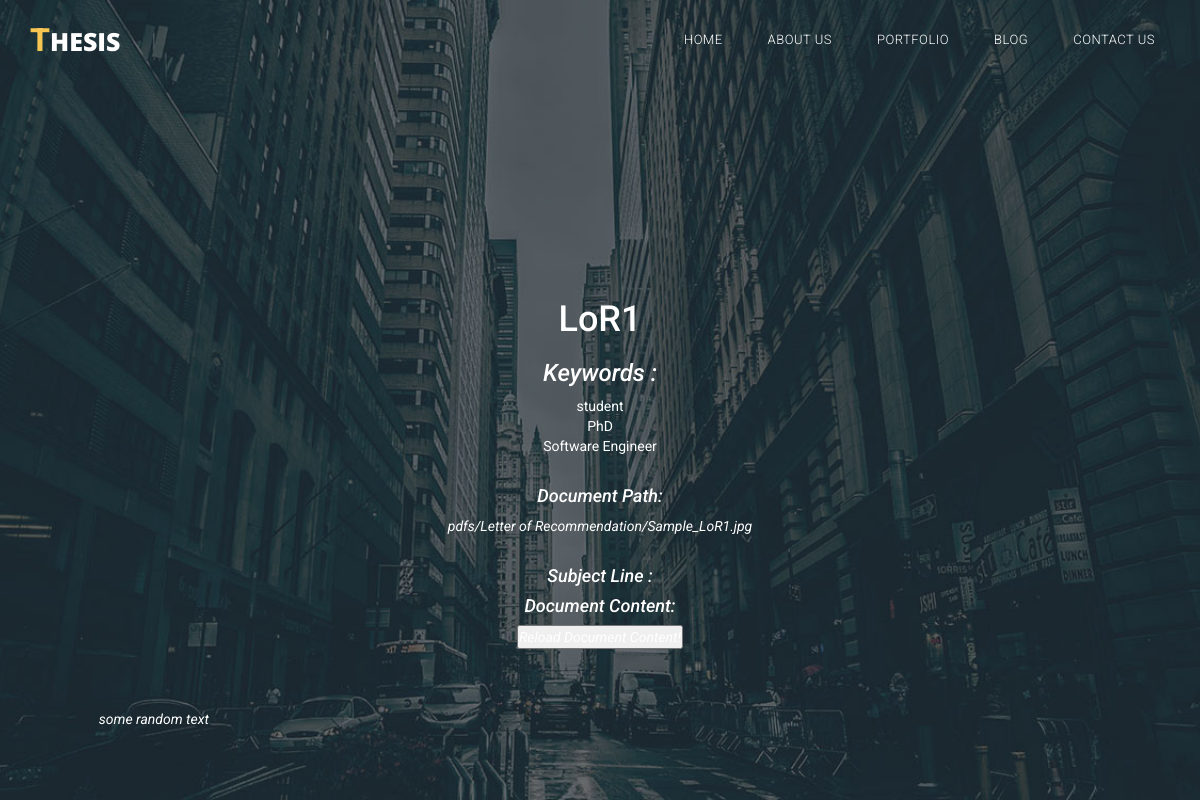
/FileSaverApp/1/, run on the app's committed database.
### FileSaverApp/models.py (models this page shows, shortened)
class Document(models.Model):
    document_name = models.CharField(max_length=200)
    document_category = models.ForeignKey(DocumentCategory, on_delete=models.CASCADE)
    file = models.FileField(upload_to=get_directory_path)
    document_text = models.CharField(max_length=2000, default='', blank=True)

class Keyword(models.Model):
    document = models.ForeignKey(Document, on_delete=models.CASCADE)
    keyword = models.CharField(max_length=200)

### FileSaverApp/views.py (the view)
# urls.py: url(r'^(?P<document_id>[0-9]+)/$', views.documentDetail, name='detail'),
def documentDetail(request, document_id):
    document = get_object_or_404(Document, pk=document_id)
    document_text = document.document_text
    return render(request, 'FileSaverApp/documentDetail.html', {'document': document,
                                                                'text': document_text })

### FileSaverApp/templates/FileSaverApp/documentDetail.html (shortened to what this page needs)
<!DOCTYPE html>
<html lang="en">
<head>
    {% load static %}
    <link rel="stylesheet" type="text/css" href="{% static 'tinker/css/bootstrap.min.css' %}" />
    <link rel="stylesheet" type="text/css" href="{% static 'tinker/css/bootstrap-theme.min.css' %}" />
    <link rel="stylesheet" type="text/css" href="{% static 'tinker/css/fontAwesome.css' %}" />
    <link rel="stylesheet" type="text/css" href="{% static 'tinker/css/hero-slider.css' %}" />
    <link rel="stylesheet" type="text/css" href="{% static 'tinker/css/owl-carousel.css' %}" />
    <link rel="stylesheet" type="text/css" href="{% static 'tinker/css/templatemo-style.css' %}" />
    <link rel="stylesheet" type="text/css" href="{% static 'tinker/css/lightbox.css' %}" />
    <link rel="stylesheet" type="text/css" href="{% static 'tinker/css/detailsPage.css' %}" />
</head>
<body>
    <div class="header">
        <div class="container">
            <nav class="navbar navbar-inverse" role="navigation">
                <div class="navbar-header">
                    <a href="{% url 'FileSaverApp:index' %}"  class="navbar-brand scroll-top"><em>T</em>hesis</a>
                </div>
                <div id="main-nav" class="collapse navbar-collapse">
                    <ul class="nav navbar-nav">
                        <li><a href="{% url 'FileSaverApp:index' %}"  class="scroll-top">Home</a></li>
                        <li><a href="#" class="scroll-link" data-id="about">About Us</a></li>
                        <li><a href="#" class="scroll-link" data-id="portfolio">Portfolio</a></li>
                        <li><a href="#" class="scroll-link" data-id="blog">Blog</a></li>
                        <li><a href="#" class="scroll-link" data-id="contact-us">Contact Us</a></li>
                    </ul>
                </div>
            </nav>
        </div>
    </div>
    <div class="parallax-content baner-content" id="home">
        <div class="container">
            <div class="text-content">
                <div class="keyword-list">
                    <h1> {{ document.document_name }}</h1>
                    <h3><em> Keywords :</em></h3>
                    <ul>
                    {% for keyword in document.keyword_set.all %}
                        <li>{{ keyword.keyword }}</li>
                    {% endfor %}
                    </ul>
                    <br>
                    <h4><em> Document Path:<em/></h4>
                    {{ document.file }}
                        <br>
                        <br>
                        <h4>Subject Line : {{ subjectLine }}</h4>
                        <h4><em> Document Content:</em></h4>
                        <form id="searchform" action="{% url 'FileSaverApp:extractText' document.id %}" method="get" accept-charset="utf-8">
                              <button class="searchbutton" type="submit">
                              </button>
                        </form>
                        <br>
                    <div class="document-text">
                    {{text}}
                    </div>
                </div>
            </div>
        </div>
    </div>
    </body>
</html>

### FileSaverApp/static/tinker/css/hero-slider.css (style rules this page uses)
*, *::after, *::before { -webkit-box-sizing: border-box; -moz-box-sizing: border-box; box-sizing: border-box; }
html { font-size: 62.5%; }
body { font-family: "Open Sans", sans-serif; color: #2c343b; background-color: #f2f2f2; }
a { color: #d44457; text-decoration: none; }

### FileSaverApp/static/tinker/css/templatemo-style.css (style rules this page uses)
* { margin: 0; padding: 0; font-family: 'Roboto', arial, sans-serif; }
body { overflow-x: hidden; }
ul { list-style: none; margin: 0px; }
.parallax-content { width: 100%; min-height: 100vh; background-size: cover; }
.header { position: fixed; top: 0; left: 0; width: 100%; padding: 0; z-index: 10000; transition: all 0.2s ease-in-out; height: 80px; background-color:transparent; text-align: center; line-height: 40px; }
.navbar-inverse .navbar-brand, .navbar-inverse .navbar-nav>li>a { text-shadow: none; }
.navbar-brand { line-height: 80px; padding: 0px; }
.navbar-nav>li>a { color: #fff!important; font-size: 13px; font-weight: 300; text-transform: uppercase; text-shadow: none; line-height: 80px; padding: 0px; letter-spacing: 0.5px; }
.navbar-nav>li { margin-left: 45px; }
.navbar-brand { font-family: 'Open Sans', sans-serif; font-size: 25px; text-transform: uppercase; color: #fff!important; transition: all 0.5s; }
.navbar-brand em { font-style: normal; color: #f7c552; font-size: 32px; }
.header .navbar-brand { font-weight: 800; }
.navbar-inverse { background-image: none; background-color: transparent; }
.header .navbar { margin: 0; border: none; }
@media (min-width: 768px) { .header .navbar-brand { padding-left: 0; } }
@media (min-width: 768px) { .navbar-nav { float: right; } }
.baner-content { width: 100%; padding-top: 35vh; text-align: center; background-image: url(../img/banner_bg.jpg); vertical-align: middle; }
.baner-content .text-content { text-align: center; }

### FileSaverApp/static/tinker/css/lightbox.css (style rules this page uses)
body:after { content: url(../img/close.png) url(../img/loading.gif) url(../img/prev.png) url(../img/next.png); display: none; }

### FileSaverApp/static/tinker/css/detailsPage.css (style rules this page uses)
.keyword-list { color: #ffffff; }
.document-text { white-space: pre; text-align: left; }

### data on the page
Document: document_name "LoR1", file "pdfs/Letter of Recommendation/Sample_LoR1.jpg", document_text "some random text"
Keyword: keyword "student"
Keyword: keyword "PhD"
Keyword: keyword "Software Engineer"
